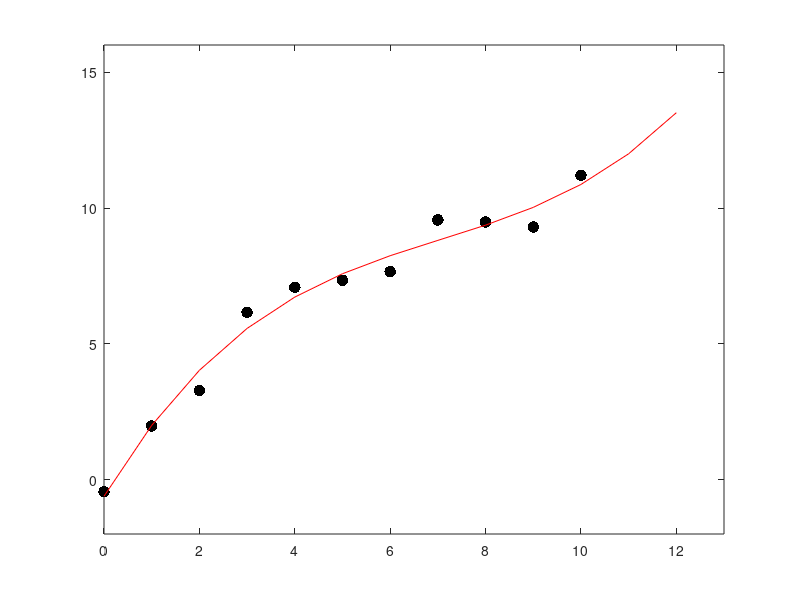

Write the MATLAB code that produced this figure.
clear all;
close all; 
clc;
x=0:1:10; 
y=[-0.447,1.978,3.28,6.16,7.08,7.34,7.66,9.56,9.48,9.3,11.2]; 
plot(x,y,'k.','markersize',25) 
hold on                                       %图形保持功能  
axis([0 13 -2 16])                           %坐标轴范围 
order=3;       %阶数（一般不要超过3，可以更改确定） 
[p, s ]=polyfit(x,y,order);
t=0:1:12; 
Q=polyval(p,t); 
plot(t,Q,'r');                                    %画出图形
r=corrcoef(x,y);                             %相关系数

